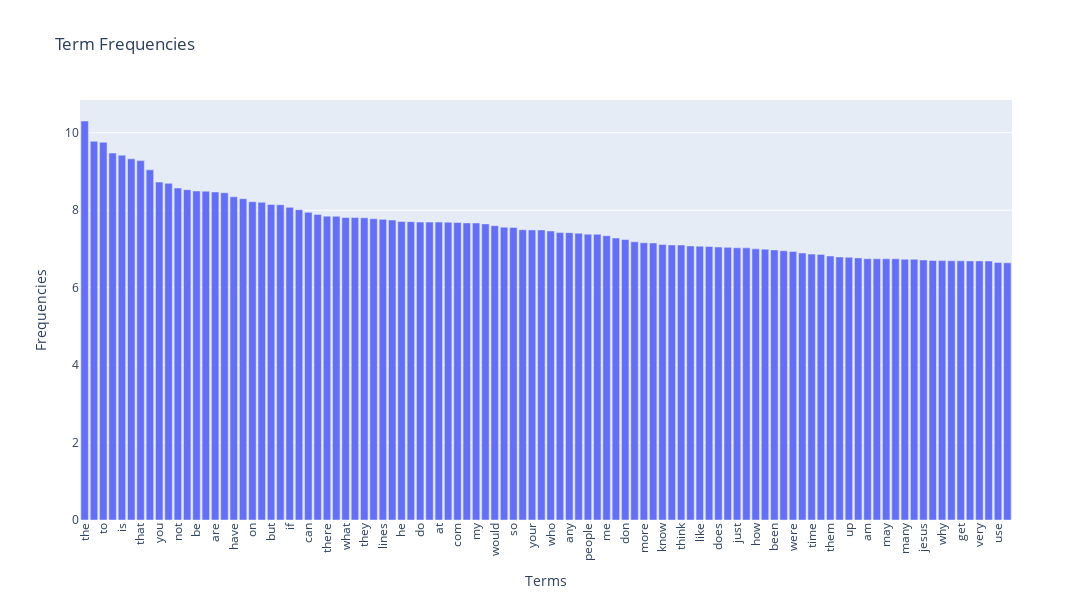

Notebook cell for this chart:
### Markdown cell above
### >>> **Exercise 15 (take home):** 
You can copy the code from the previous exercise and change the 'term_frequencies' variable for the 'term_frequencies_log', comment about the differences that you observe and talk about other possible insights that we can get from a log distribution.

### Code cell
# Answer here

# Visualize top 100 terms only but now in log
top_n = 100 
top_indices = np.argsort(term_frequencies_log)[-top_n:][::-1] 

terms = count_vect.get_feature_names_out()[top_indices]
frequencies = np.array(term_frequencies_log)[top_indices]

data = pd.DataFrame({'Term': terms, 'Frequency': frequencies})
fig = px.bar(data, x='Term', y='Frequency', title='Term Frequencies', 
              labels={'Term': 'Terms', 'Frequency': 'Frequencies'})
fig.update_layout(xaxis_tickangle=-90, height=600, width=1600)
fig.show()

### Figure 1 — Plotly figure (JSON) as saved in the notebook; plotly's stock layout.template omitted (floating-point values rounded to 4 significant figures)
{"data": [{"alignmentgroup": "True", "hovertemplate": "Terms=%{x}<br>Frequencies=%{y}<extra></extra>", "legendgroup": "", "marker": {"color": "#636efa", "pattern": {"shape": ""}}, "name": "", "offsetgroup": "", "orientation": "v", "showlegend": false, "textposition": "auto", "type": "bar", "x": ["the", "of", "to", "and", "is", "in", "that", "it", "you", "for", "not", "this", "be", "from", "are", "edu", "have", "as", "on", "with", "but", "or", "if", "was", "can", "we", "there", "by", "what", "subject", "they", "an", "lines", "one", "he", "god", "do", "organization", "at", "re", "com", "about", "my", "all", "would", "will", "so", "some", "your", "no", "who", "has", "any", "writes", "people", "which", "me", "article", "don", "his", "more", "other", "know", "when", "think", "their", "like", "university", "does", "out", "just", "only", "how", "also", "been", "than", "were", "then", "time", "because", "them", "posting", "up", "had", "am", "should", "may", "these", "many", "say", "jesus", "see", "why", "us", "get", "good", "very", "believe", "use", "such"], "xaxis": "x", "y": [10.3, 9.779, 9.754, 9.474, 9.421, 9.326, 9.28, 9.042, 8.725, 8.693, 8.573, 8.53, 8.497, 8.492, 8.47, 8.45, 8.347, 8.298, 8.219, 8.204, 8.147, 8.141, 8.073, 8.013, 7.944, 7.891, 7.846, 7.843, 7.813, 7.81, 7.803, 7.78, 7.763, 7.746, 7.711, 7.703, 7.693, 7.693, 7.692, 7.69, 7.683, 7.672, 7.67, 7.646, 7.601, 7.563, 7.556, 7.497, 7.492, 7.491, 7.463, 7.421, 7.42, 7.405, 7.38, 7.377, 7.341, 7.281, 7.244, 7.184, 7.159, 7.153, 7.115, 7.102, 7.101, 7.077, 7.071, 7.065, 7.048, 7.041, 7.03, 7.027, 7.003, 6.994, 6.974, 6.952, 6.935, 6.897, 6.866, 6.859, 6.818, 6.793, 6.786, 6.768, 6.748, 6.746, 6.745, 6.745, 6.735, 6.733, 6.715, 6.702, 6.698, 6.695, 6.692, 6.691, 6.691, 6.688, 6.649, 6.641], "yaxis": "y"}], "layout": {"barmode": "relative", "height": 600, "legend": {"tracegroupgap": 0}, "title": {"text": "Term Frequencies"}, "width": 1600, "xaxis": {"anchor": "y", "domain": [0, 1], "tickangle": -90, "title": {"text": "Terms"}}, "yaxis": {"anchor": "x", "domain": [0, 1], "title": {"text": "Frequencies"}}}}
